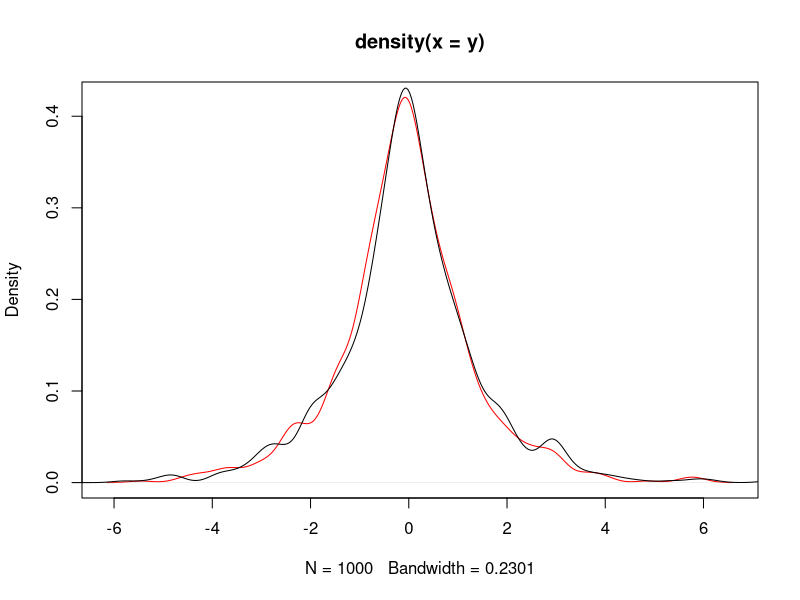
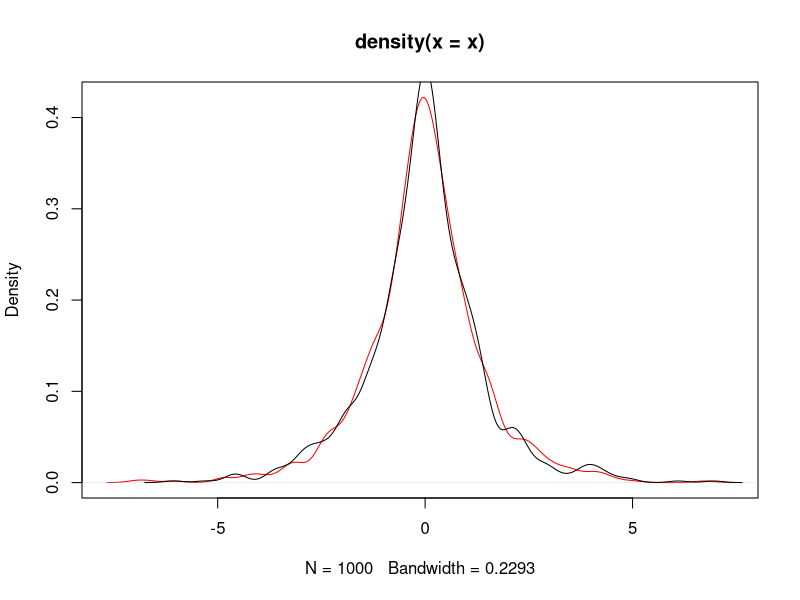
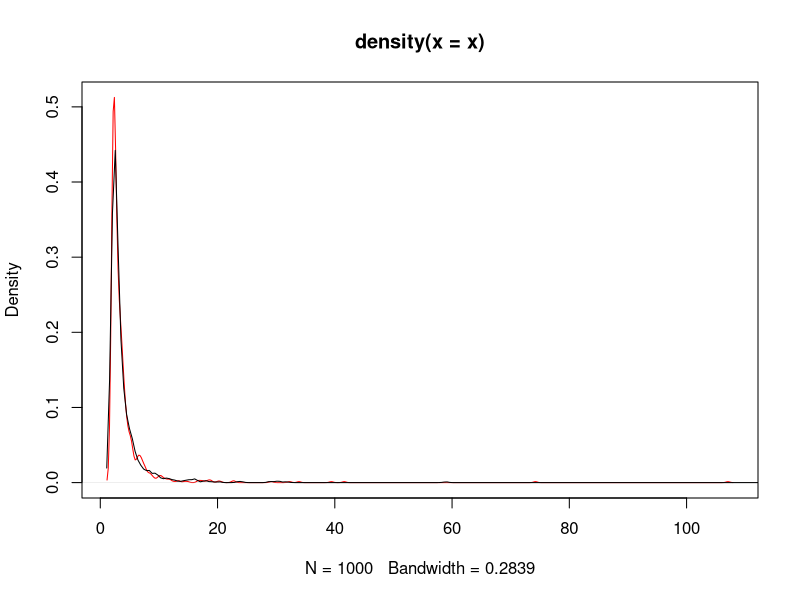
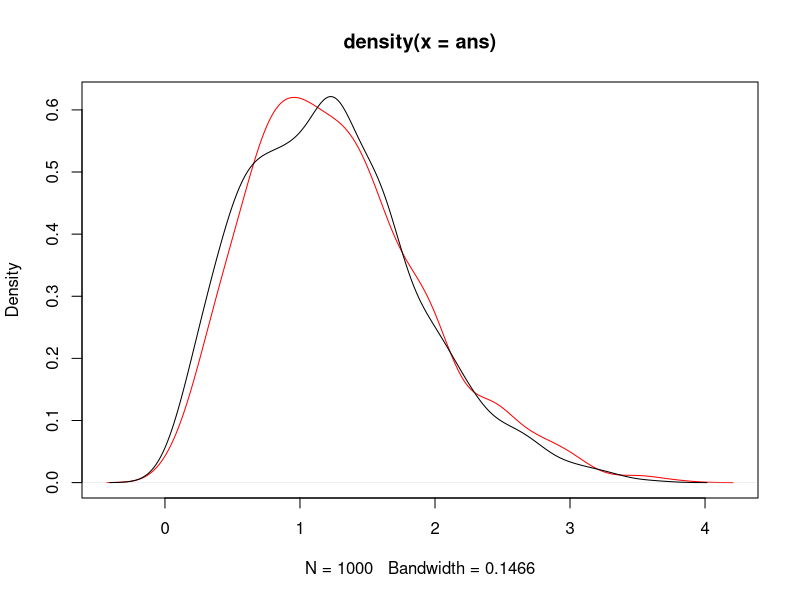
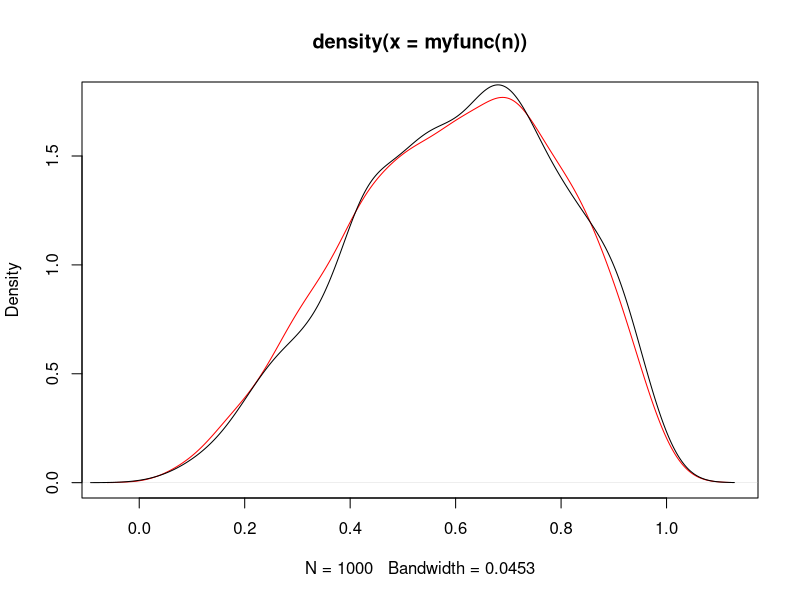

Write R code to recreate these figures, in order. (Note: this script raises an error after producing the figures.)
# 3.2 laplace distribution
# acceptance-rejection method
# f(x) = exp(-|x|)/2
# f(x) < 1/2
# g(x) = 1/12
# c = 6
# determine the upper and lower for x
-optim(0,function (x) -exp(-abs(x))/2)$value
uniroot(function (x) exp(-abs(x))/2 - 0.001,c(-10,0),tol = 1e-9)$root



n <- 1000;k <- j <- 0
y <- numeric(n)

while (k < n) {
  u <- runif(1)
  j <- j + 1
  x <- runif(1,-6,6)
  if (exp(-abs(x)) > u){
    k <- k+1
    y[k]  <- x
 } 
}
plot(density(y),col='red')
lines(density(VGAM::rlaplace(n)))
# the inverse transform method
# F^{-1}(p)= sgn(p-0.5)ln(1-2|p-0.5|)
set.seed(123)
p = runif(n)
x = -sign(p-0.5)*log(1-2*abs(p-0.5))
plot(density(x),col='red')
lines(density(VGAM::rlaplace(n)))

# exercise 3.3
# F(x) = 1 - (b/x)^a
# x = exp(log(b) - log(1-u)/a)
a <- b <- 2
u <- runif(n)
x = exp(log(b) - log(1-u)/a)
plot(density(x),col='red')
lines(density(VGAM::rpareto(n,2,2)))


# exercise 3.4:the rayleigh density
# F(x)=1-exp(-x^2/(2sigma^2))

library(VGAM)
n = 1000

scale = 1
ans <- scale * sqrt(-2 * log(runif(n)))

plot(density(ans),col='red')
lines(density(rrayleigh(n)))

# 3.5 
set.seed(123)
library(dplyr)
n <- 10^3
u = runif(n)
x = case_when(u <= 0.1 ~ 0,
              u > 0.1 & u <= 0.3 ~ 1,
              u > 0.3 & u <= 0.5 ~ 2,
              u > 0.5 & u <= 0.7 ~ 3,
              u > 0.7 & u <= 1 ~ 4)

y <- sample(0:4, size = n, replace = T, 
       prob = c(0.1,0.2,0.2,0.2,0.3))

rbind(table(x)/n,table(y)/n)

# 3.6 prove

# 3.7
# f(x) < 1.8
# c = 2


myfunc <- function(n) {
k <- j <- 0
y <- numeric(n)

while (k < n) {
  u <- runif(1)
  j <- j + 1
  x <- runif(1)
  if (6*x^2*(1-x) > u){
    k <- k+1
    y[k]  <- x
  } 
}
return(y)
}
plot(density(myfunc(n)),col='red')
lines(density(rbeta(n,3,2)))

# 3.8
rm(list=ls)
myfunc <- function(n,mu,sigma) exp(rnorm(n,mu,sigma))

n <- 10^3;mu <- 0;sigma <- 1

x <- myfunc(n,mu,sigma)
# please note :The log normal distribution has density

# f(x) = 1/(√(2 π) σ x) e^-((log x - μ)^2 / (2 σ^2))

# where μ and σ are the mean and standard deviation of the logarithm. 
# The mean is E(X) = exp(μ + 1/2 σ^2),
# and the variance Var(X) = exp(2*μ + σ^2)*(exp(σ^2) - 1)

plot(x,dlnorm(x,meanlog = mu + sigma^2/2,
              sdlog= 2*mu + sigma^2 - log(exp(sigma^2) - 1)),
     col='black')

lines(density(x),col='red')

# 3.9
rm(list=ls())
myfunc <- function(n){
  U1 <- runif(n,-1,1)
  U2 <- runif(n,-1,1)
  U3 <- runif(n,-1,1)
  return(ifelse(abs(U3) >= abs(U1) & abs(U3) >= abs(U2),U2,U3))
  
}
x <- myfunc(10^3)

plot(x,(1-x^2)*3/4,col='red')
lines(density(x))

# 3.11
rm(list=ls())
p1 <- 0.75;n=1000
y <- p1*rnorm(n) + (1-p1)*rnorm(n,mean = 3,sd = 1)
plot(density(y))

for ( i in seq(0.1,0.9,0.1)){
  lines(density(i*rnorm(n) + (1-i)*rnorm(n,mean = 3,sd = 1)),col= 10*i)
}

# 3.12
n = 10^3;beta=2;r=4
y = rexp(n,rgamma(1,shape = 4,rate = 2))

# 3.13
plot(density(y),col ='red')
lines(density(exp(log(beta)-log(runif(n))/r)-beta))

# 3.14
rm(list=ls())
rmvn.Choleski <-
  function(n, mu, Sigma) {
    # generate n random vectors from MVN(mu, Sigma)
    # dimension is inferred from mu and Sigma
    d <- length(mu)
    Q <- chol(Sigma) # Choleski factorization of Sigma
    Z <- matrix(rnorm(n*d), nrow=n, ncol=d)
    X <- Z %*% Q + matrix(mu, n, d, byrow=TRUE)
    X
  }

X <- rmvn.Choleski(200, mu = 0:2, 
                   Sigma = matrix(c(10,-5,5,-5,10,-5,5,-5,10)/10,
                                  nrow=3,byrow = T))
pairs(X)

cor(X)
apply(X,2,mean)


# 3.17
rmvn.Choleski <-
  function(n, mu, Sigma) {
    # generate n random vectors from MVN(mu, Sigma)
    # dimension is inferred from mu and Sigma
    d <- length(mu)
    Q <- chol(Sigma) # Choleski factorization of Sigma
    Z <- matrix(rnorm(n*d), nrow=n, ncol=d)
    X <- Z %*% Q + matrix(mu, n, d, byrow=TRUE)
    X
  }
X <- rmvn.Choleski(200, mu, Sigma)
pairs(X)

# 3.18
d = 5
(m2 <- matrix(1:d^2, 5, 5))
# lower.tri(m2)
m2[lower.tri(m2)] <- 0
m2

for ( i in 1:d) {
  for (j in i:d) {
    m2[i,j] = ifelse(i == j,sqrt(rchisq(1,d-i+1)),rnorm(1))
    
  }
}
m2


# Chapter 6
# 6.1
n <- 10^4
x <- runif(n,min = 0,max = pi/3)
theta_hat <- mean(sin(x))*pi/3
print(theta_hat)
print(cos(0)-cos(pi/3))

# 6.2
x <- seq(.1,2.5,length = 10)
m <- 10^4
u <- runif(m)
cdf <- numeric(length(x))
for (i in 1:length(x)){
  cdf[i] <-  mean(x[i]*exp(-(u*x[i])^2/2))/sqrt(2*pi)
  
}
phi <- pnorm(x)-pnorm(0)
print(round(rbind(x,cdf,phi),3))

x <- 2;m <- 10^4;z <- rnorm(m)
g <- (z < x); v <- mean((g - mean(z))^2)/m
cdf <- mean(g)
v;c(cdf - 1.96*sqrt(v),cdf + 1.96*sqrt(v))

# 6.3
set.seed(123)
rm(list = ls())
n <- 10^4;x <- runif(n,min = 0, max = 0.5)

theta.hat <- mean(exp(-x))/2

print(theta.hat);print(1- exp(-0.5))

b  <-  1/2;a  <-  0
var_g <- mean((exp(-x) - mean(exp(-x)))^2)
v <- var_g*(b - a)^2/n
v
# exponential
set.seed(123)
rm(list = ls())
n <- 10^4;x <- rexp(n)

theta.hat <- mean(exp(-x))/2

print(theta.hat);print(1- exp(-0.5))

b  <-  1/2;a  <-  0
var_g <- mean((exp(-x) - mean(exp(-x)))^2)
v <- var_g*(b - a)^2/n
v

# 6.4
rm(list = ls())
set.seed(123)

x <- c(1:9)/10
m <- 10^4
u <- runif(m)
cdf <- numeric(length(x))
for (i in 1:length(x)){
  g <- u^2*x[i]^3*(1 - u*x[i])^2
  cdf[i] <- gamma(6)*mean(g)/gamma(3)^2
}
phi <- pbeta(x,3,3)
print(round(rbind(x,cdf,phi),3))

# 6.5 

rm(list = ls())
set.seed(123)

x <- 2;m <- 10^4;z <- rnorm(m);g <- (z < x)
v <- mean((g-mean(g))^2)/m;v

g1 <- mean(z < x)
v1 <- g1*(1-g1)/m;
v;v1

# 6.6
rm(list = ls())
set.seed(123)
m <- 10^4
u <- runif(m)
cov(exp(u),exp(1-u))
var(exp(u));var(exp(1-u));var(exp(u) + exp(1-u))

# simple MC
x <- numeric()
MC.Phi <- function(antithetic = TRUE) {
  for (i in 1:10^3) {
    u <- runif(20)
    if (!antithetic) v <- runif(20) else
      v <- 1 - u
    u <- c(u, v)
    g <- exp(u)
    x[i] <- mean(g) 
  }
  x
}

var(MC.Phi(antithetic = TRUE))
var(MC.Phi(antithetic = F))

# 6.9
